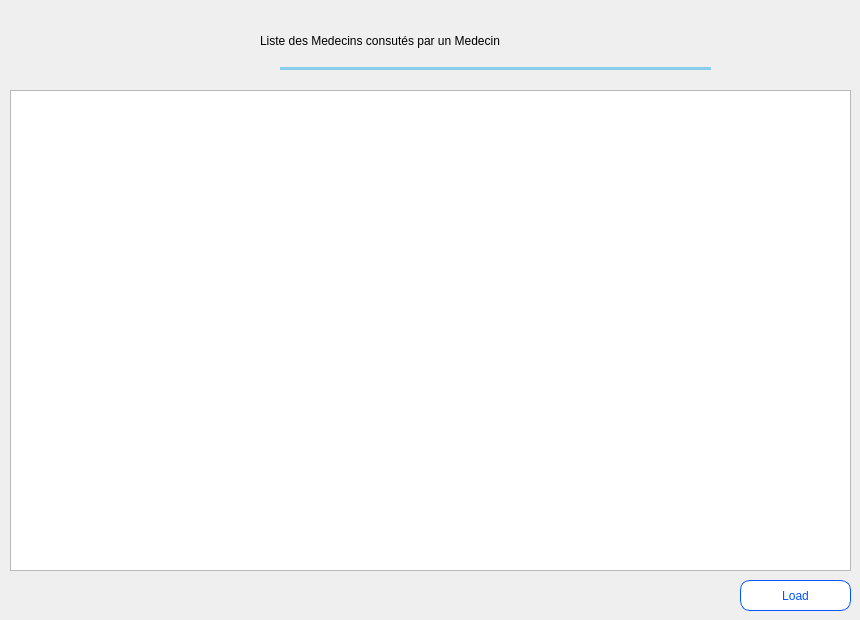
    <widget class="QWidget" name="tab_4">
     <attribute name="title">
      <string>Consultation</string>
     </attribute>
     <widget class="QTableView" name="tableView_4">
      <property name="geometry">
       <rect>
        <x>10</x>
        <y>90</y>
        <width>841</width>
        <height>481</height>
       </rect>
      </property>
      <property name="styleSheet">
       <string notr="true">QTableView
{
	
	font: 12pt &quot;Segoe Script&quot;;
}</string>
      </property>
      <property name="selectionBehavior">
       <enum>QAbstractItemView::SelectRows</enum>
      </property>
      <attribute name="horizontalHeaderDefaultSectionSize">
       <number>137</number>
      </attribute>
     </widget>
     <widget class="QLabel" name="label_8">
      <property name="geometry">
       <rect>
        <x>280</x>
        <y>50</y>
        <width>431</width>
        <height>20</height>
       </rect>
      </property>
      <property name="styleSheet">
       <string notr="true">QLabel
{
	/*	background-color: rgb(255, 0, 0);
	background-color: rgb(0, 170, 255);
		border-radius: 50px;
background-color: rgb(0, 255, 0);
	background-color: rgb(255, 255, 0);*/
	border-top:none;
	border-rigth:none;
	border-left:none;	
	border-bottom:3px solid skyblue;
		
	
}</string>
      </property>
      <property name="text">
       <string/>
      </property>
     </widget>
     <widget class="QPushButton" name="pushButton_12">
      <property name="geometry">
       <rect>
        <x>740</x>
        <y>580</y>
        <width>111</width>
        <height>31</height>
       </rect>
      </property>
      <property name="cursor">
       <cursorShape>PointingHandCursor</cursorShape>
      </property>
      <property name="styleSheet">
       <string notr="true">QPushButton
{
	font: 16pt &quot;Snap ITC&quot;;

	background-color: rgb(255, 255, 255);
	color:rgb(0, 85, 255) ;
	border-color: rgb(0,85,255);
	border-style: solid 5px;
	border : 1px solid rgb(0,85,255);
	border-radius: 10px;
}
QPushButton:hover
{
border : 2px solid rgb(0,0,255);
color : rgb(0, 0, 255);
}</string>
      </property>
      <property name="text">
       <string>Load</string>
      </property>
      <property name="icon">
       <iconset>
        <normaloff>../build-Goroup_4-Desktop_Qt_5_9_0_MinGW_32bit-Debug/icon/rotation.png</normaloff>../build-Goroup_4-Desktop_Qt_5_9_0_MinGW_32bit-Debug/icon/rotation.png</iconset>
      </property>
      <property name="iconSize">
       <size>
        <width>35</width>
        <height>35</height>
       </size>
      </property>
     </widget>
     <widget class="QToolButton" name="toolButton">
      <property name="geometry">
       <rect>
        <x>130</x>
        <y>10</y>
        <width>101</width>
        <height>71</height>
       </rect>
      </property>
      <property name="styleSheet">
       <string notr="true">QToolButton
{
	color: rgb(255, 255, 255);
	/*background-color: rgb(255, 0, 0);*/
	border-radius: 15px;
	font: 14pt &quot;Snap ITC&quot;;
}</string>
      </property>
      <property name="text">
       <string/>
      </property>
      <property name="icon">
       <iconset theme="rapport">
        <normaloff>../icon/rapport.png</normaloff>../icon/rapport.png</iconset>
      </property>
      <property name="iconSize">
       <size>
        <width>150</width>
        <height>150</height>
       </size>
      </property>
     </widget>
     <widget class="QLabel" name="label_10">
      <property name="geometry">
       <rect>
        <x>260</x>
        <y>20</y>
        <width>471</width>
        <height>41</height>
       </rect>
      </property>
      <property name="styleSheet">
       <string notr="true">QLabel
{
font: 19.5pt &quot;Old English Text MT&quot;;	
}</string>
      </property>
      <property name="text">
       <string>Liste des Medecins consutés par un Medecin</string>
      </property>
     </widget>
    </widget>
